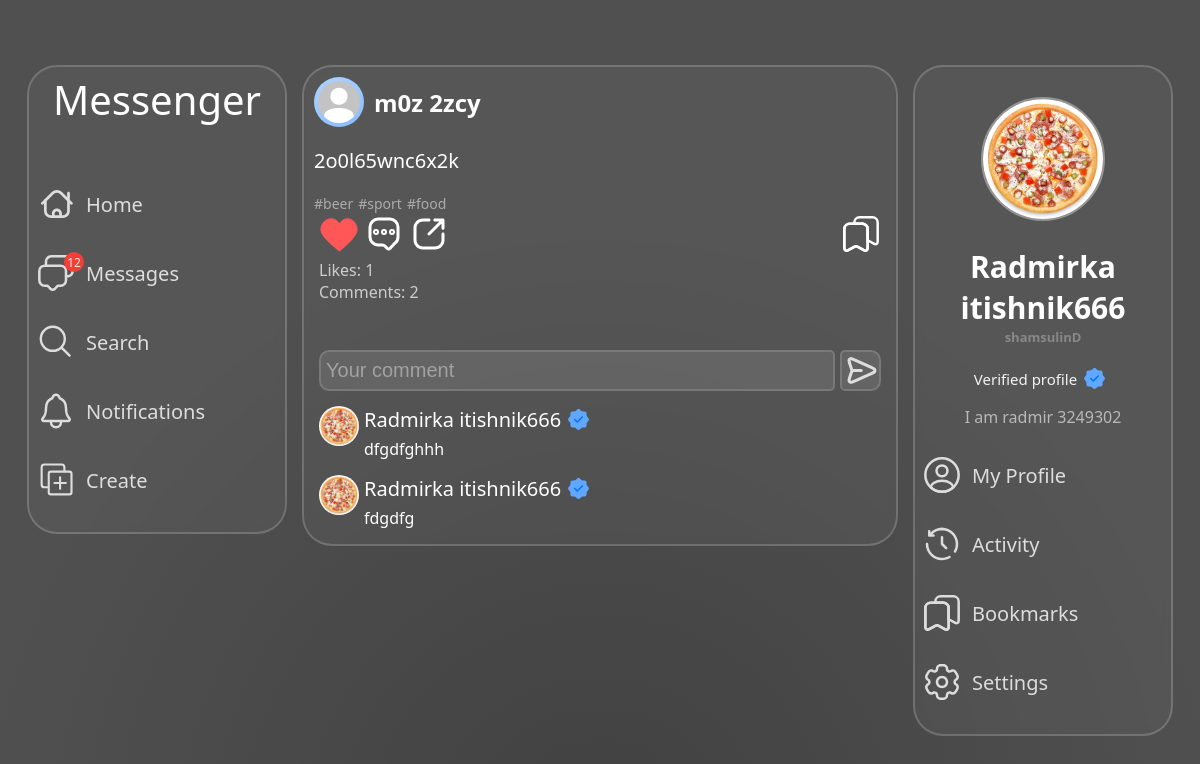
/post/572/ (signed in), run on the app's committed database.
### main/models.py (models this page shows, shortened)
class Post(models.Model):
    author = models.ForeignKey(User, on_delete=models.CASCADE)
    content = models.TextField(max_length=255, blank=True, null=True)
    time_create = models.DateTimeField(auto_now_add=True)
    tags = models.ManyToManyField(PostTag, related_name='post_tags')
    amount_likes = models.IntegerField(default=0)
    amount_comments = models.IntegerField(default=0)

class Profile(models.Model):
    user = models.OneToOneField(User, on_delete=models.CASCADE)
    uuid = models.CharField(max_length=255)
    full_name = models.CharField(max_length=255)
    bio = models.TextField(max_length=255, blank=True, null=True, default='')
    avatar = models.ImageField(upload_to=avatar_directory_path, default='default_avatar.jpg')
    background_avatar = models.ImageField(upload_to=bg_avatar_directory_path, default='default_background_avatar.jpg')
    background_style = models.IntegerField(default=0)
    amount_followers = models.IntegerField(default=0)
    amount_following = models.IntegerField(default=0)
    amount_article = models.IntegerField(default=0)
    recommendations = models.TextField(null=True, default='')
    verify = models.BooleanField(blank=True, default=False)
    language = models.CharField(max_length=255, default='en')
    private = models.BooleanField(default=False)
    last_online = models.DateTimeField(blank=True)
    online_status = models.BooleanField(default=False)
    username_change_time = models.DateTimeField(blank=True)

class PostTag(models.Model):
    tag = models.CharField(max_length=255)

class PostComment(models.Model):
    post = models.ForeignKey(Post, on_delete=models.CASCADE)
    user = models.ForeignKey(User, on_delete=models.CASCADE)
    content = models.TextField(max_length=300)
    time_create = models.DateTimeField(auto_now_add=True)

### main/views.py (the view)
# urls.py: path('post/<slug:pk>/', PostView.as_view(), name='post'),
class PostView(DataMixin, LoginRequiredMixin, DetailView):
    model = Post
    template_name = 'main/post.html'
    login_url = 'login'
    def get_object(self, queryset=None):
        post_id = self.kwargs.get('pk')
        post = Post.objects.filter(pk=post_id).annotate(
            like_exists=Exists(PostLike.objects.filter(user=self.request.user, post_id=OuterRef('pk'))),
            bookmark_exists=Exists(PostBookmark.objects.filter(user=self.request.user, post_id=OuterRef('pk'))),
        ).select_related('author__profile').prefetch_related('tags', 'postfile_set').first()
        is_follower = ProfileFollow.objects.filter(profile=self.request.user, user=post.author).exists()
        if post.author.profile.private and not is_follower and post.author != self.request.user:
            raise Http404('This page is not available')
        post.comments = PostComment.objects.filter(post_id=post.pk).select_related('user__profile').order_by('-pk')[:12]
        return post
    def get_context_data(self, **kwargs):
        context = super().get_context_data(**kwargs)
        c_def = self.get_user_context(title=f'{self.object.author.username} - Post')
        return {**context, **c_def}

### main/templates/main/post.html (shortened to what this page needs)
{% extends 'main/base-expanded.html' %}
{% load static %}
{% block head %}
<link rel="stylesheet" href="{% static 'main/css/home.css' %}" type="text/css">
<link rel="stylesheet" href="{% static 'main/css/post.css' %}" type="text/css">
{% endblock %}
{% block body %}
<article data-id="{{ post.pk }}" class="mc-feed-article">
    <div class="mc-feed-article-userinfo">
        <a href="#">
            <div class="mc-feed-article-story">
                <img class="mc-feed-article-avatar" src="{{ post.author.profile.avatar.url }}" alt="{{ post.author.username }}'s avatar">
            </div>
        </a>
        <a href="{% url 'profile' username=post.author.username %}"><h2 class="mc-feed-article-username">{{ post.author.profile.full_name }}</h2></a>
    </div>
    {% if post.postfile_set.all|length == 0 %}
        <p class="mc-feed-article-description-solo">{{ post.content }}</p>
    {% else %}
        <p class="mc-feed-article-description">{{ post.content }}</p>
    {% endif %}
    <div class="mc-feed-article-hashtags">
        {% for tag in post.tags.all %}
            <span>#{{ tag.tag }}</span>
        {% endfor %}
    </div>
    <div class="mc-feed-article-activity">
        {% if post.like_exists %}
            <div data-id="{{ post.pk }}" class="mc-feed-article-liked pointer" onclick="removeLikeArticle(this)"><img class="mc-feed-article-activity-img" src="{% static 'main/svg/like-red.svg' %}"></div>
        {% endif %}
            <div data-id="{{ post.pk }}" class="mc-feed-article-comments pointer"><img class="mc-feed-article-activity-img" src="{% static 'main/svg/comment-dots.svg' %}"></div>
        <div data-id="{{ post.pk }}" class="mc-feed-article-share pointer" onclick="showShareContainer(this)"><img class="mc-feed-article-activity-img" src="{% static 'main/svg/share.svg' %}"></div>
        {% if post.bookmark_exists %}
            <div data-id="{{ post.pk }}" style='display:none;' class="mc-feed-article-save pointer" onclick="addSaveArticle(this)"><img class="mc-feed-article-activity-img" src="{% static 'main/svg/save.svg' %}"></div>
            <div data-id="{{ post.pk }}" class="mc-feed-article-save-filled pointer" onclick="removerSaveArticle(this)"><img class="mc-feed-article-activity-img" src="{% static 'main/svg/save-filled.svg' %}"></div>
        {% else %}
        <div data-id="{{ post.pk }}" class="mc-feed-article-save pointer" onclick="addSaveArticle(this)"><img class="mc-feed-article-activity-img" src="{% static 'main/svg/save.svg' %}"></div>
        {% endif %}
    </div>
    <div class="display-grid">
        <a href="{% url 'post_likes' pk=post.pk %}" class="mc-feed-article-text-count">Likes: <span data-id="{{ post.pk }}" class="mc-feed-article-count mc-fd-art-c-like">{{ post.amount_likes }}</span></a>
        <span class="mc-feed-article-text-count">Comments: <span data-id="{{ post.pk }}" class="mc-feed-article-count">{{ post.amount_comments }}</span></span>
    </div>
</article>
    <div class="post-comments">
        <div class="post-comments-input-container">
            <input type="text" placeholder="Your comment" class="post-comments-input">
            <img class="post-comments-input-send" src="{% static 'main/svg/send.svg' %}" alt="send-button-svg" onclick="sendComment()">
        </div>
        {% for comment in post.comments %}
                <div data-id="{{ comment.pk }}" class="post-comment">
                    <a href="{% url 'profile' username=comment.user.username %}"><img src="{{ comment.user.profile.avatar.url }}" alt="{{ comment.user.username }}'s avatar" class="post-comment-user-avatar"></a>
                    <div class="post-text-content">
                        <a href="{% url 'profile' username=comment.user.username %}" class="post-text-content-user">
                            {{ comment.user.profile.full_name }}
                            {% if comment.user.profile.verify %}
                                <img class="user-verify user-verify-small" title="Verified" src="{% static 'main/svg/verify.svg' %}" alt="verified">
                            {% endif %}
                        </a>
                        <div class="post-comment-message">
                            {{ comment.content }}
                        </div>
                    </div>
                </div>
        {% endfor %}
    </div>
{% endblock %}

### main/templates/main/base-expanded.html (shortened to what this page needs)
{% load static %}
<!DOCTYPE html>
<html lang="en">
<head>
    <link rel="stylesheet" href="{% static 'main/css/base.css' %}" type="text/css">
    <link rel="stylesheet" href="{% static 'main/css/popup.css' %}" type="text/css">
    <link rel="stylesheet" href="{% static 'main/css/home.css' %}" type="text/css">
    <link rel="stylesheet" href="{% static 'main/css/' %}{{ background_style }}" type="text/css">
    {% block head %}
    {% endblock %}
</head>
<body>
    <div class="main-container">
        <div class="mc-container-sidebar-container">
            <aside class="mc-sidebar-container">
                <div class="mc-sidebar-container-logo">Messenger</div>
                <div class="mc-sidebar-container-links">
                    <a class="mc-sb-c-links-a" href="{% url 'home' %}">
                        <img class="mc-sb-c-links-img" src="{% static 'main/svg/home-sidebar.svg' %}" alt="svg-image">
                        Home
                    </a>
                    <a style="position: relative;" href="{% url 'chat' %}">
                        <div class="mc-sb-c-links-message">12</div>
                        <div class="mc-sb-c-links-a">
                            <img class="mc-sb-c-links-img" src="{% static 'main/svg/messages-sidebar.svg' %}" alt="svg-image">
                            Messages
                        </div>
                    </a>
                    <a class="mc-sb-c-links-a" href="{% url 'search' %}">
                        <img class="mc-sb-c-links-img" src="{% static 'main/svg/search-sidebar.svg' %}" alt="svg-image">
                        Search
                    </a>
                    <a style="position: relative;" href="{% url 'profile_notification' %}">
                        <div class="mc-sb-c-links-a">
                            <img class="mc-sb-c-links-img" src="{% static 'main/svg/notification-sidebar.svg' %}" alt="svg-image">
                            Notifications
                        </div>
                    </a>
                    <a class="mc-sb-c-links-a" href="{% url 'create_post' %}">
                        <img class="mc-sb-c-links-img" src="{% static 'main/svg/create-sidebar.svg' %}" alt="svg-image">
                        Create
                    </a>
                </div>
            </aside>
        </div>
        <main class="mc-container-feed-container">
            {% block body %}
            {% endblock %}
        </main>
        <div class="mc-container-second-sidebar-container">
            <aside class="mc-second-sidebar-container">
                <a href="{% url 'profile' username=user_profile.username %}"><img class="mc-second-sidebar-container-avatar" src="{{ user_profile.profile.avatar.url }}" alt="{{ user_profile.username }}'s avatar"></a>
                <a href="{% url 'profile' username=user_profile.username %}"><h1 class="mc-second-sidebar-container-username">{{ user_profile.profile.full_name}}</h1></a>
                <h2 class="mc-second-sidebar-container-userid">{{ user_profile.username}}</h2>
                {% if user_profile.profile.verify %}
                    <div class="mc-second-sidebar-container-verify">
                        Verified profile
                        <img class="user-verify" title="Verified" src="{% static 'main/svg/verify.svg' %}">
                    </div>
                {% endif %}
                {% if user_profile.profile.bio != '' %}
                    <div class="mc-second-sidebar-container-description">{{ user_profile.profile.bio }}</div>
                {% endif %}
                <a class="mc-sb-c-links-a" href="{% url 'profile' username=user_profile.username %}">
                    <img class="mc-sb-c-links-img" src="{% static 'main/svg/profile.svg' %}" alt="svg-image">
                    My Profile
                </a>
                <a class="mc-sb-c-links-a" href="{% url 'activity' %}">
                    <img class="mc-sb-c-links-img" src="{% static 'main/svg/history.svg' %}" alt="svg-image">
                    Activity
                </a>
                <a class="mc-sb-c-links-a" href="{% url 'activity_bookmarks' %}">
                    <img class="mc-sb-c-links-img" src="{% static 'main/svg/save.svg' %}" alt="svg-image">
                    Bookmarks
                </a>
                <a class="mc-sb-c-links-a" href="{% url 'settings' %}">
                    <img class="mc-sb-c-links-img" src="{% static 'main/svg/settings.svg' %}" alt="svg-image">
                    Settings
                </a>
            </aside>
        </div>
    </div>
</body>
</html>

### data on the page
Post: author.profile.avatar (placeholder picture), author.profile.full_name "m0z 2zcy", content "2o0l65wnc6x2k", amount_likes "1", amount_comments "2"
PostTag: tag "beer"
PostTag: tag "sport"
PostTag: tag "food"
PostComment: user.profile.avatar (picture), user.profile.full_name "Radmirka itishnik666", content "dfgdfghhh"
PostComment: user.profile.avatar (picture), user.profile.full_name "Radmirka itishnik666", content "fdgdfg"

### other printed values
{{ user_profile.profile.full_name }} "Radmirka itishnik666"
{{ user_profile.username }} "shamsulinD"
{{ user_profile.profile.bio }} "I am radmir 3249302"
